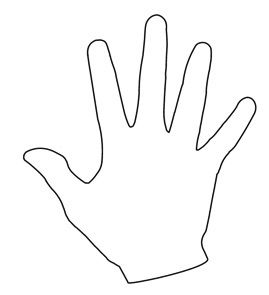
#> input picture Day5/hand.jpg, 269 x 295 px
$ python 12_comvex.py
#> lines starting #> are read from the running program, lines starting #| are printed output that depends on the picture; after the words box and inside, x2 and y2 are one past the last pixel; in counts of white or black regions, pixels touching at a corner belong together
import cv2

img = cv2.imread('./hand.jpg')
#> img is the input picture: shape (295, 269, 3); min 0, max 255, mean 249
cpy = img.copy()

gray = cv2.cvtColor(img, cv2.COLOR_BGR2GRAY)
_, thr = cv2.threshold(gray, 127, 255, cv2.THRESH_BINARY)
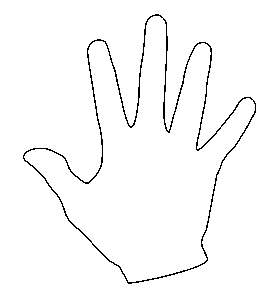
#> thr: shape (295, 269); 97.7% white; black in thin lines or dots, all inside (x1, y1, x2, y2) = (23, 14, 256, 284)

contous, _ = cv2.findContours(thr, cv2.RETR_EXTERNAL, cv2.CHAIN_APPROX_SIMPLE)
#> contous = [[[0, 0], [0, 294], [268, 294], [268, 0]]]
print(contous[0])
#| [[[  0   0]]
#|  [[  0 294]]
#|  [[268 294]]
#|  [[268   0]]]
cnt = contous[0]
#> cnt = [[0, 0], [0, 294], [268, 294], [268, 0]]
cv2.drawContours(img, [cnt], -1, (255, 0, 0), 2)
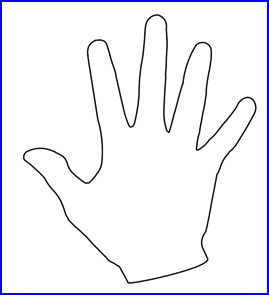
#> img: shape (295, 269, 3); 2.82% of pixels changed, all inside (x1, y1, x2, y2) = (0, 0, 269, 295)
check = cv2.isContourConvex(cnt)
#> check = True
print(check) #올록한 부분의 유무 확인
#| True

if not check:
    hull = cv2.convexHull(cnt)
    cv2.drawContours(cpy, [hull], -1, (0, 255, 0), 2)
    cv2.imshow('hull', cpy)
cv2.imshow('contour', img)
cv2.waitKey()

$ run again, with Day5/hat.png saved as Day5/hand.jpg
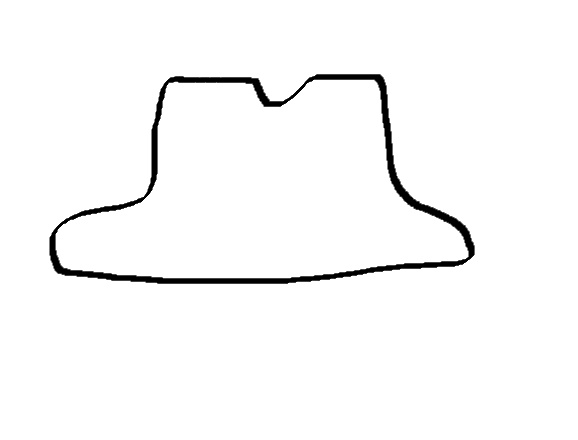
#> input picture Day5/hat.png, 578 x 440 px
#> img is the input picture: shape (440, 578, 3); min 0, max 255, mean 248.6
#> `_, thr = cv2.threshold(gray, 127, 255, cv2.THRESH_BINARY)`:
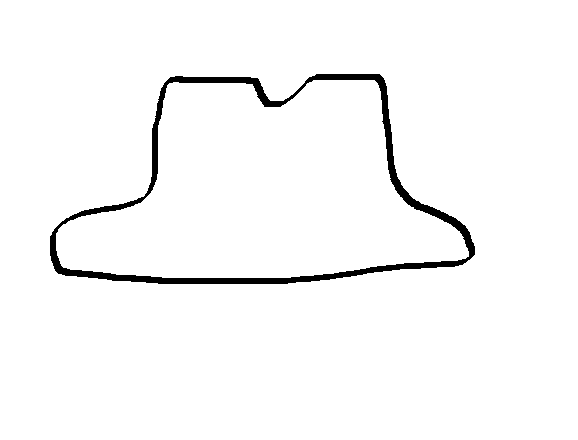
#> thr: shape (440, 578); 97.4% white; 1 black region, box (x1, y1, x2, y2) and area: (50, 74, 475, 284) 6675
#> contous = [[[0, 0], [0, 439], [577, 439], [577, 0]]]
#| [[[  0   0]]
#|  [[  0 439]]
#|  [[577 439]]
#|  [[577   0]]]
#> cnt = [[0, 0], [0, 439], [577, 439], [577, 0]]
#> `cv2.drawContours(img, [cnt], -1, (255, 0, 0), 2)`:
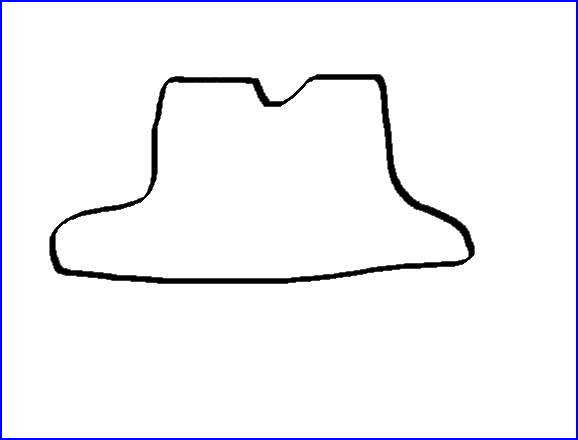
#> img: shape (440, 578, 3); 1.59% of pixels changed, all inside (x1, y1, x2, y2) = (0, 0, 578, 440)
#> check = True
#| True

$ run again, with Day5/hat1.png saved as Day5/hand.jpg
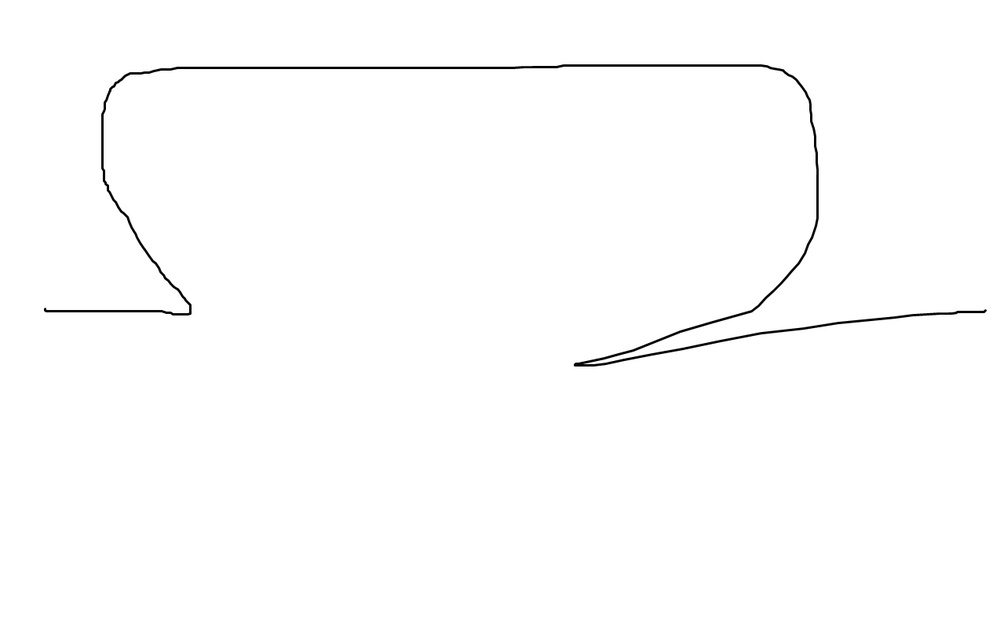
#> input picture Day5/hat1.png, 1000 x 631 px, shrunk from 1274 x 804 before the run
#> img is the input picture: shape (631, 1000, 3); min 0, max 255, mean 253.1
#> thr: shape (631, 1000); 99.3% white; black in thin lines or dots, all inside (x1, y1, x2, y2) = (44, 64, 987, 367)
#> contous = [[[0, 0], [0, 630], [999, 630], [999, 0]]]
#| [[[  0   0]]
#|  [[  0 630]]
#|  [[999 630]]
#|  [[999   0]]]
#> cnt = [[0, 0], [0, 630], [999, 630], [999, 0]]
#> `cv2.drawContours(img, [cnt], -1, (255, 0, 0), 2)`:
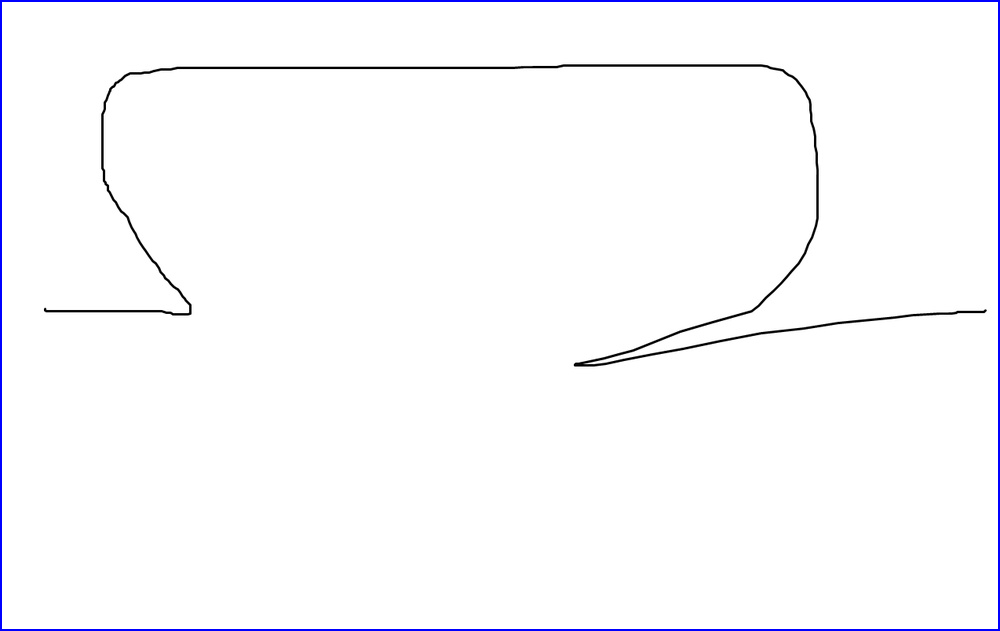
#> img: shape (631, 1000, 3); 1.03% of pixels changed, all inside (x1, y1, x2, y2) = (0, 0, 1000, 631)
#> check = True
#| True
